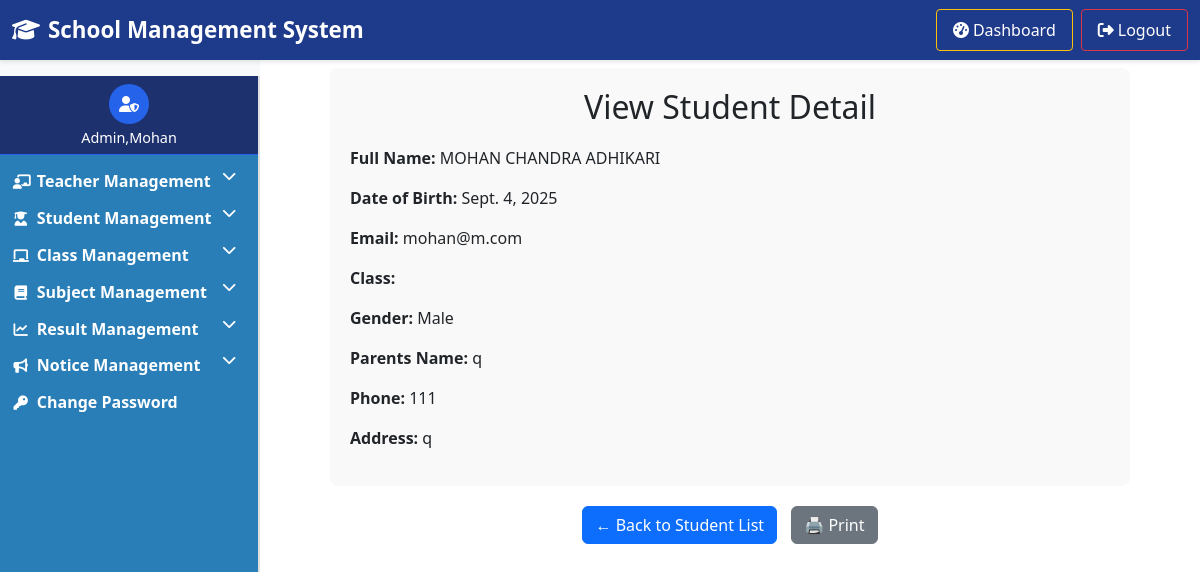
Screenshot of /v_student/13/ with the database file from the repository.
### academics/students_app/models.py (models this page shows, shortened)
class CreateStudent(models.Model):
    gender_choices = (
        ('','Select Gender'),
        ('Male', 'Male'),
        ('Female', 'Female'),
        ('others','others')
    )
    createstudent_fk_createclassmodel = models.ForeignKey(CreateClassModel, on_delete=models.SET_NULL, null=True)
    createstudent_fk_createsubject=models.ForeignKey(CreateSubject,on_delete=models.SET_NULL,null=True)
    first_name = models.CharField(max_length=50)
    middle_name = models.CharField(max_length=50, null=True, blank=True)
    last_name = models.CharField(max_length=50)
    dob = models.DateField()
    email = models.EmailField(null=True, blank=True)
    gender = models.CharField(max_length=10, choices=gender_choices)
    birth_certificate = models.ImageField(upload_to='documents/birth_certificate/', null=True, blank=True)
    photo = models.ImageField(upload_to='documents/photos', null=True, blank=True)
    parents_name = models.CharField(max_length=50)
    p_phone = models.CharField(max_length=15)  # changed from IntegerField
    address = models.CharField(max_length=50)

### academics/students_app/views.py (the view)
# urls.py: path('v_student/<int:student_id>/',view_student,name='viewstudent'),
def view_student(request,student_id):
    student=get_object_or_404(CreateStudent,pk=student_id)
    return render(request,'view_student.html',{'student':student})

### academics/students_app/templates/view_student.html (shortened to what this page needs)
{% extends 'accounts/base_admin.html' %}
{% block abc %}
<div id="printable-area" style="padding:20px; background: #f9f9f9; border-radius: 8px; max-width: 800px; margin: auto;">
  <h2 style="text-align:center; margin-bottom: 20px;">View Student Detail</h2>
  <p><strong>Full Name:</strong>
    {{ student.first_name|upper }}
    {% if student.middle_name %} {{ student.middle_name|upper }} {% endif %}
    {{ student.last_name|upper }}
  </p>
  <p><strong>Date of Birth:</strong> {{ student.dob }}</p>
  <p><strong>Email:</strong> {{ student.email }}</p>
  <p><strong>Class:</strong> {{ student.student_class }}</p>
  <p><strong>Gender:</strong> {{ student.gender }}</p>
  <p><strong>Parents Name:</strong> {{ student.parents_name }}</p>
  <p><strong>Phone:</strong> {{ student.p_phone }}</p>
  <p><strong>Address:</strong> {{ student.address }}</p>
</div>
<div style="max-width: 800px; margin: 20px auto; text-align: center;">
  <a href="{% url 'managestudent' %}" class="btn btn-primary" style="margin-right: 10px;">
    ← Back to Student List
  </a>
  <button onclick="window.print()" class="btn btn-secondary">
    🖨️ Print
  </button>
</div>
{% endblock %}

### dashboard_layout_app/templates/accounts/base_admin.html (style rules this page uses)
* { margin: 0; padding: 0; box-sizing: border-box; }
body { font-family: 'Segoe UI', Tahoma, Geneva, Verdana, sans-serif; background: #f8f9fa; min-height: 100vh; }

### rows the page displays
CreateStudent: first_name "MOHAN", middle_name "CHANDRA", last_name "ADHIKARI", dob "Sept. 4, 2025", email "mohan@m.com", gender "Male", parents_name "q", p_phone "111", address "q"
